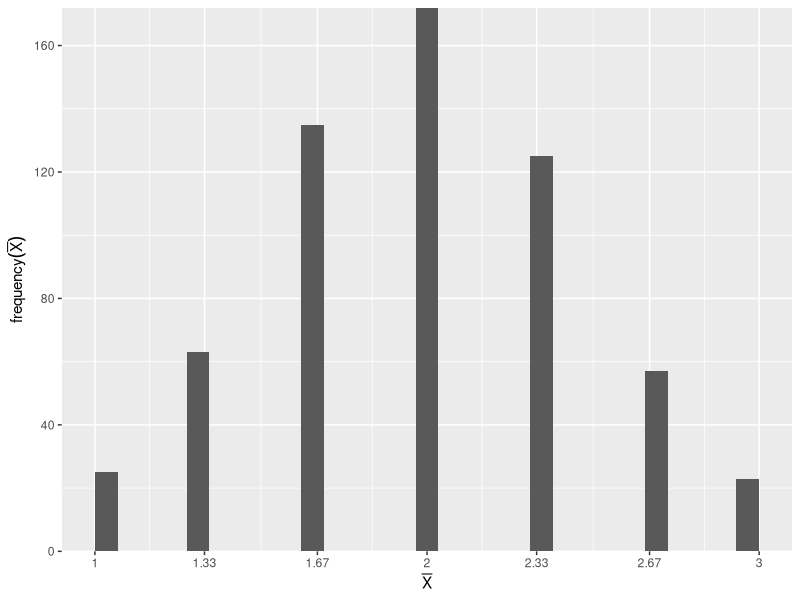

Write R code to recreate this figure.
## ---- chunk 1
# git config --global user.email "madhuvasudevan@yahoo.com"
# git config --global user.name "Madhu Vasudevan"

knitr::opts_chunk$set(echo = TRUE, comment = NA)
## ---- chunk 2
#install.packages("moments")
#install.packages("tigerstats")

#z <- paste(library()$results[,1],library()$results[,2])
#z <- sort(z)
#head(z, 20)

req.lib.pkgs <- c("MASS", "ggplot2")
for (req.lib in req.lib.pkgs) {
  if(! req.lib %in% (.packages())){
    library(req.lib, character.only = TRUE)
  }
}  
(.packages())
## ---- chunk 3
values <- c(1,2,3)
probabilities <- c(1/3,1/3,1/3)
smpl.means <- NULL
for(i in 1:600){
  smpl <-sample(x = values,prob = probabilities,size = 3,replace=TRUE)
  smpl.means <- append(smpl.means, mean(smpl))
}

m.values <- round(sort(unique(smpl.means)), 2)

ggplot(NULL,aes(x=smpl.means)) +
  geom_histogram()+
  scale_x_continuous(breaks=m.values,label=m.values)+
  scale_y_continuous(expand = c(0,0)) +
  labs(x=expression(bar(X)), y=expression(frequency(bar(X))))
## ---- chunk 4
# Population Parameters
E.values<-sum(values*probabilities)
E.values

var.values <- sum((values-E.values)^2*probabilities)
var.values

sd.values<-sqrt(var.values)
sd.values

# Sample Statistics
mean(smpl.means)
sd(smpl.means)

## ---- chunk 5
mean.battery <- 60
sd.battery <- 20
N <- 100
error <- qnorm(.025,lower.tail=FALSE)*sd.battery/sqrt(N)
lower <- mean.battery - error
upper <- mean.battery + error
lower
upper

## ---- chunk 6
mean.battery <- 60
sd.battery <- 20
N <- 25
error <- qt(.025,N-1,lower.tail=FALSE)*sd.battery/sqrt(N)
lower <- mean.battery - error
upper <- mean.battery + error
lower
upper

error <- qt(.025,N-1,lower.tail=TRUE)*sd.battery/sqrt(N)
lower <- mean.battery - (-1 * error)
upper <- mean.battery + (-1 * error)
lower
upper

# t-Test with default (95%) conf. Interval
battery.data <- c(82,64,68,44,54,47,50,85,51,41,61,84,
                  53,83,91,43,35,36,33,87,90,86,49,37,48)
mean(battery.data)
sd(battery.data)
t.test(battery.data)

# t-Test with 90% conf. Interval
t.test(battery.data, conf.level=.90)
